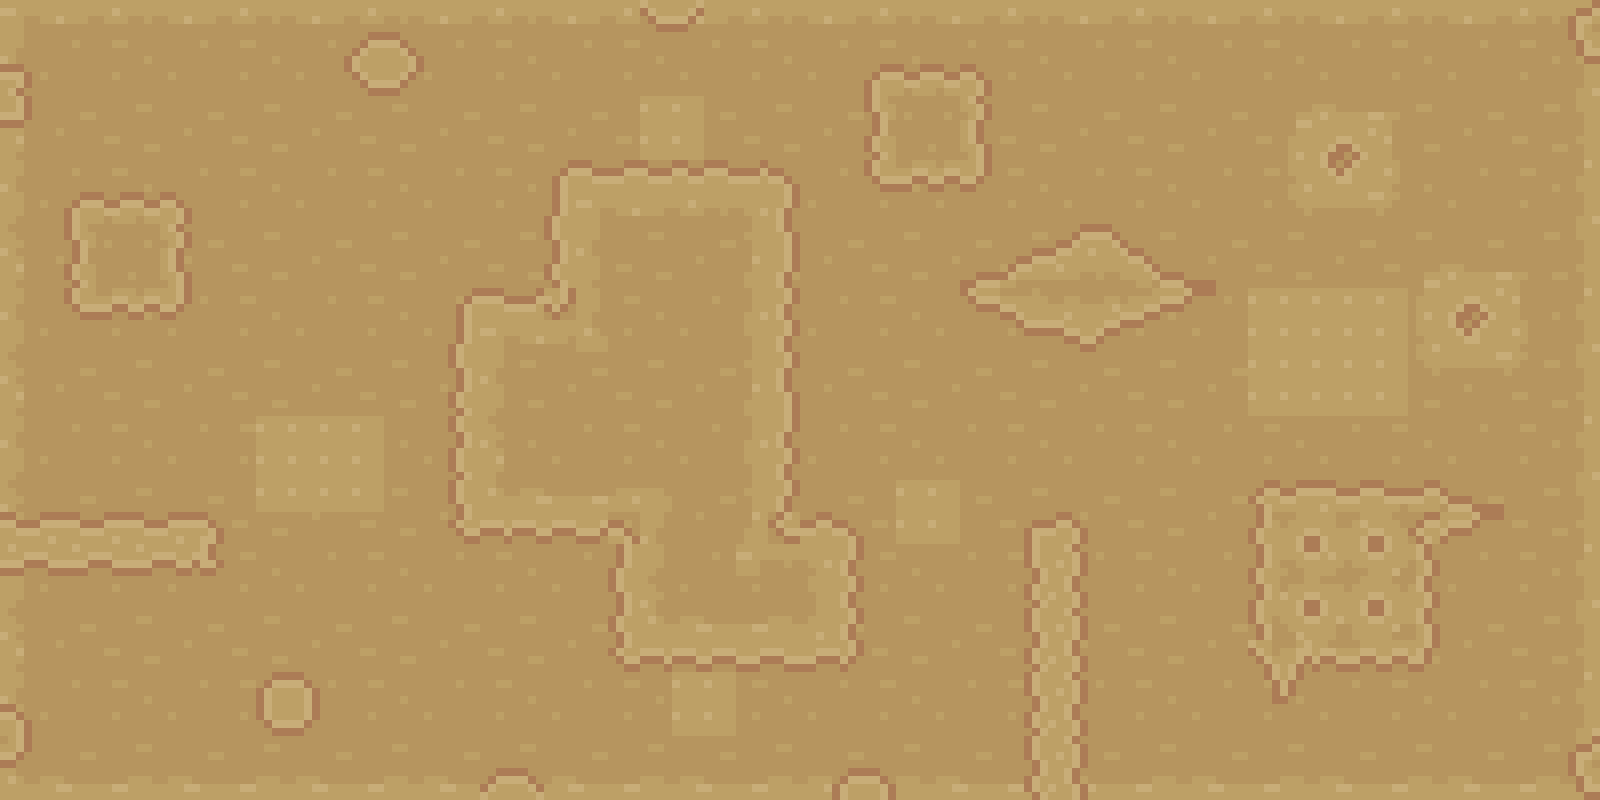

A 2D game scene composited from a Tiled map and its tileset images. What follows is a short description and the map's XML, with each tile layer's data collapsed to a summary:
An orthogonal 50x25 tile map with 32x32 px tiles, 3 tile layers (Bg, walls, SlowTank) and 70 objects.

<map version="1.10" tiledversion="1.10.1" orientation="orthogonal" renderorder="right-down" width="50" height="25" tilewidth="32" tileheight="32" infinite="0" nextlayerid="9" nextobjectid="118">
 <tileset firstgid="1" source="DesertTiles.tsx" />
 <layer id="1" name="Bg" width="50" height="25">
  <data>[1250 cells, 1250 non-empty, 36 distinct tile ids]</data>
 </layer>
 <layer id="4" name="walls" width="50" height="25">
  <data>[1250 cells, 296 non-empty, 173 distinct tile ids]</data>
 </layer>
 <objectgroup id="5" name="Collision">
  <object id="45" x="64" y="192" width="128" height="128" />
  <object id="46" x="0" y="512" width="224" height="64" />
  <object id="47" x="352" y="32" width="64" height="64" />
  <object id="48" x="256" y="672" width="64" height="64" />
  <object id="49" x="864" y="64" width="128" height="128" />
  <object id="50" x="960" y="256" width="64" height="32" />
  <object id="51" x="960" y="288" width="64" height="32" />
  <object id="52" x="1024" y="256" width="128" height="64" />
  <object id="53" x="1024" y="320" width="128" height="32" />
  <object id="54" x="1152" y="256" width="64" height="32" />
  <object id="55" x="1152" y="288" width="64" height="32" />
  <object id="56" x="1024" y="224" width="128" height="32" />
  <object id="57" x="1312" y="128" width="64" height="64" />
  <object id="58" x="1280" y="512" width="128" height="128" />
  <object id="59" x="1248" y="512" width="32" height="192" />
  <object id="60" x="1280" y="640" width="32" height="64" />
  <object id="61" x="1312" y="640" width="128" height="32" />
  <object id="62" x="1408" y="512" width="32" height="128" />
  <object id="63" x="1440" y="512" width="32" height="32" />
  <object id="64" x="1248" y="480" width="224" height="32" />
  <object id="65" x="1024" y="512" width="64" height="288" />
  <object id="66" x="608" y="640" width="256" height="32" />
  <object id="67" x="832" y="512" width="32" height="128" />
  <object id="68" x="768" y="512" width="64" height="32" />
  <object id="69" x="768" y="160" width="32" height="352" />
  <object id="70" x="544" y="160" width="224" height="32" />
  <object id="71" x="544" y="192" width="32" height="128" />
  <object id="72" x="448" y="288" width="96" height="32" />
  <object id="73" x="448" y="320" width="32" height="224" />
  <object id="74" x="480" y="512" width="128" height="32" />
  <object id="75" x="608" y="512" width="32" height="128" />
  <object id="76" x="-32" y="0" width="32" height="800" />
  <object id="77" x="0" y="800" width="1600" height="32" />
  <object id="78" x="0" y="-32" width="1600" height="32" />
  <object id="79" x="1600" y="0" width="32" height="800" />
  <object id="80" x="0" y="64" width="32" height="64" />
  <object id="81" x="640" y="0" width="64" height="32" />
  <object id="82" x="480" y="768" width="64" height="32" />
  <object id="83" x="832" y="768" width="64" height="32" />
  <object id="84" x="0" y="704" width="32" height="64" />
  <object id="85" x="1440" y="288" width="64" height="64" />
  <object id="86" x="1568" y="736" width="32" height="64" />
  <object id="87" x="1568" y="0" width="32" height="64" />
  <object id="88" x="1120" y="0" width="64" height="32" />
  <object id="89" x="576" y="192" width="64" height="64" />
  <object id="90" x="640" y="192" width="64" height="64" />
  <object id="92" x="704" y="192" width="64" height="64" />
  <object id="93" x="576" y="256" width="64" height="64" />
  <object id="94" x="640" y="256" width="64" height="64" />
  <object id="95" x="704" y="256" width="64" height="64" />
  <object id="96" x="480" y="320" width="64" height="64" />
  <object id="97" x="544" y="320" width="64" height="64" />
  <object id="98" x="608" y="320" width="64" height="64" />
  <object id="99" x="672" y="320" width="96" height="64" />
  <object id="100" x="480" y="384" width="64" height="64" />
  <object id="101" x="544" y="384" width="64" height="64" />
  <object id="102" x="608" y="384" width="64" height="64" />
  <object id="103" x="672" y="384" width="96" height="64" />
  <object id="104" x="480" y="448" width="64" height="64" />
  <object id="105" x="544" y="448" width="64" height="64" />
  <object id="106" x="608" y="448" width="64" height="64" />
  <object id="107" x="672" y="448" width="96" height="64" />
  <object id="108" x="640" y="512" width="128" height="64" />
  <object id="110" x="640" y="576" width="128" height="64" />
  <object id="111" x="768" y="544" width="64" height="96" />
 </objectgroup>
 <objectgroup id="7" name="Slow">
  <object id="113" x="896" y="480" width="64" height="64" />
  <object id="114" x="256" y="416" width="128" height="96" />
  <object id="115" x="640" y="96" width="64" height="64" />
  <object id="116" x="1248" y="288" width="160" height="128" />
  <object id="117" x="672" y="672" width="64" height="64" />
 </objectgroup>
 <layer id="8" name="SlowTank" width="50" height="25">
  <data>[1250 cells, 44 non-empty, 1 distinct tile ids]</data>
 </layer>
</map>